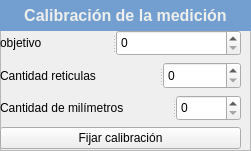
     <widget class="QFrame" name="frame_calibracion">
      <property name="geometry">
       <rect>
        <x>20</x>
        <y>150</y>
        <width>251</width>
        <height>151</height>
       </rect>
      </property>
      <property name="frameShape">
       <enum>QFrame::StyledPanel</enum>
      </property>
      <property name="frameShadow">
       <enum>QFrame::Raised</enum>
      </property>
      <widget class="QLabel" name="label_calibracion">
       <property name="geometry">
        <rect>
         <x>0</x>
         <y>0</y>
         <width>251</width>
         <height>31</height>
        </rect>
       </property>
       <property name="font">
        <font>
         <pointsize>12</pointsize>
         <weight>75</weight>
         <bold>true</bold>
        </font>
       </property>
       <property name="styleSheet">
        <string notr="true">background-color: rgb(114, 159, 207);
color: rgb(238, 238, 236);</string>
       </property>
       <property name="text">
        <string>Calibración de la medición</string>
       </property>
       <property name="alignment">
        <set>Qt::AlignCenter</set>
       </property>
      </widget>
      <widget class="QWidget" name="layoutWidget">
       <property name="geometry">
        <rect>
         <x>0</x>
         <y>30</y>
         <width>241</width>
         <height>119</height>
        </rect>
       </property>
       <layout class="QVBoxLayout" name="layout_calibracion">
        <item>
         <widget class="QSplitter" name="splitter_12">
          <property name="orientation">
           <enum>Qt::Horizontal</enum>
          </property>
          <widget class="QLabel" name="label_objetivo">
           <property name="text">
            <string>objetivo</string>
           </property>
          </widget>
          <widget class="QSpinBox" name="input_objetivo">
           <property name="cursor">
            <cursorShape>ArrowCursor</cursorShape>
           </property>
           <property name="maximum">
            <number>200</number>
           </property>
          </widget>
         </widget>
        </item>
        <item>
         <widget class="QSplitter" name="splitter_11">
          <property name="orientation">
           <enum>Qt::Horizontal</enum>
          </property>
          <widget class="QLabel" name="Label_reticulas">
           <property name="text">
            <string>Cantidad reticulas</string>
           </property>
          </widget>
          <widget class="QSpinBox" name="input_reticulas">
           <property name="cursor">
            <cursorShape>ArrowCursor</cursorShape>
           </property>
           <property name="maximum">
            <number>500</number>
           </property>
          </widget>
         </widget>
        </item>
        <item>
         <widget class="QSplitter" name="splitter_13">
          <property name="orientation">
           <enum>Qt::Horizontal</enum>
          </property>
          <widget class="QLabel" name="label_milimetros">
           <property name="text">
            <string>Cantidad de milímetros</string>
           </property>
          </widget>
          <widget class="QSpinBox" name="input_milimetros">
           <property name="cursor">
            <cursorShape>ArrowCursor</cursorShape>
           </property>
           <property name="maximum">
            <number>500</number>
           </property>
          </widget>
         </widget>
        </item>
        <item>
         <widget class="QPushButton" name="boton_guardar_calibracion">
          <property name="text">
           <string>Fijar calibración</string>
          </property>
         </widget>
        </item>
       </layout>
      </widget>
     </widget>
